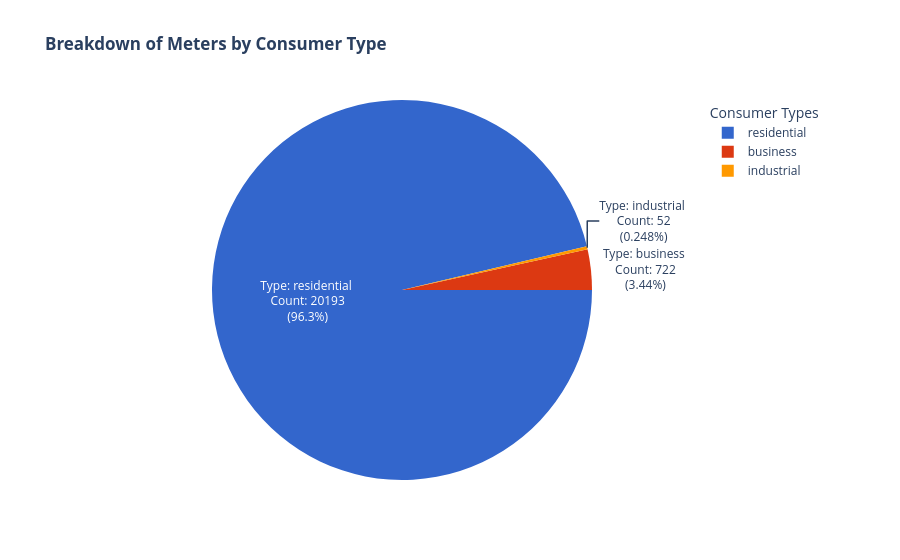

Source (notebook cell):
### Code cell
# Plot the number of meters per consumer type. 
fig = px.pie(df_meters_by_consumer_types, 
             values='number_of_meters', names='consumer_type',
             title='<b>Breakdown of Meters by Consumer Type<b>',
             color_discrete_sequence=px.colors.qualitative.G10,
             labels={'consumer_type':'Consumer Type', 
                         'number_of_meters': 'Meter Count'})

# Show consumer type, meter count and percentage inside the pie chart.
fig.update_traces( texttemplate = 'Type: %{label} <br> Count: %{value:} <br>(%{percent})', rotation=90)
fig.update_layout(legend_title_text='Consumer Types')

fig.show()

### Figure 1 — Plotly figure (JSON) as saved in the notebook; plotly's stock layout.template omitted (floating-point values rounded to 4 significant figures)
{"data": [{"domain": {"x": [0, 1], "y": [0, 1]}, "hovertemplate": "Consumer Type=%{label}<br>Meter Count=%{value}<extra></extra>", "labels": ["business", "industrial", "residential"], "legendgroup": "", "name": "", "rotation": 90, "showlegend": true, "texttemplate": "Type: %{label} <br> Count: %{value:} <br>(%{percent})", "type": "pie", "values": [722, 52, 20193]}], "layout": {"legend": {"title": {"text": "Consumer Types"}, "tracegroupgap": 0}, "piecolorway": ["#3366CC", "#DC3912", "#FF9900", "#109618", "#990099", "#0099C6", "#DD4477", "#66AA00", "#B82E2E", "#316395"], "title": {"text": "<b>Breakdown of Meters by Consumer Type<b>"}}}
